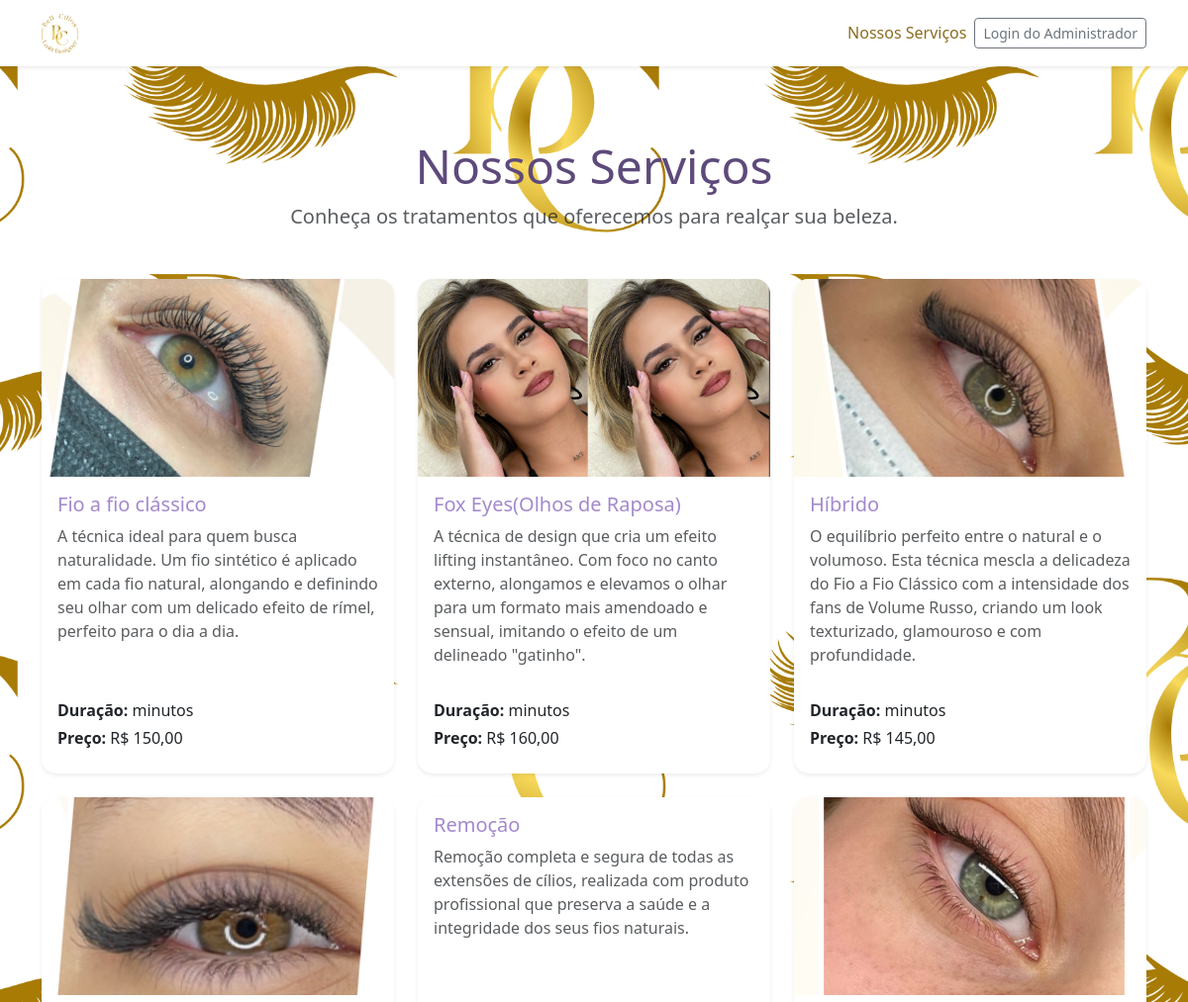
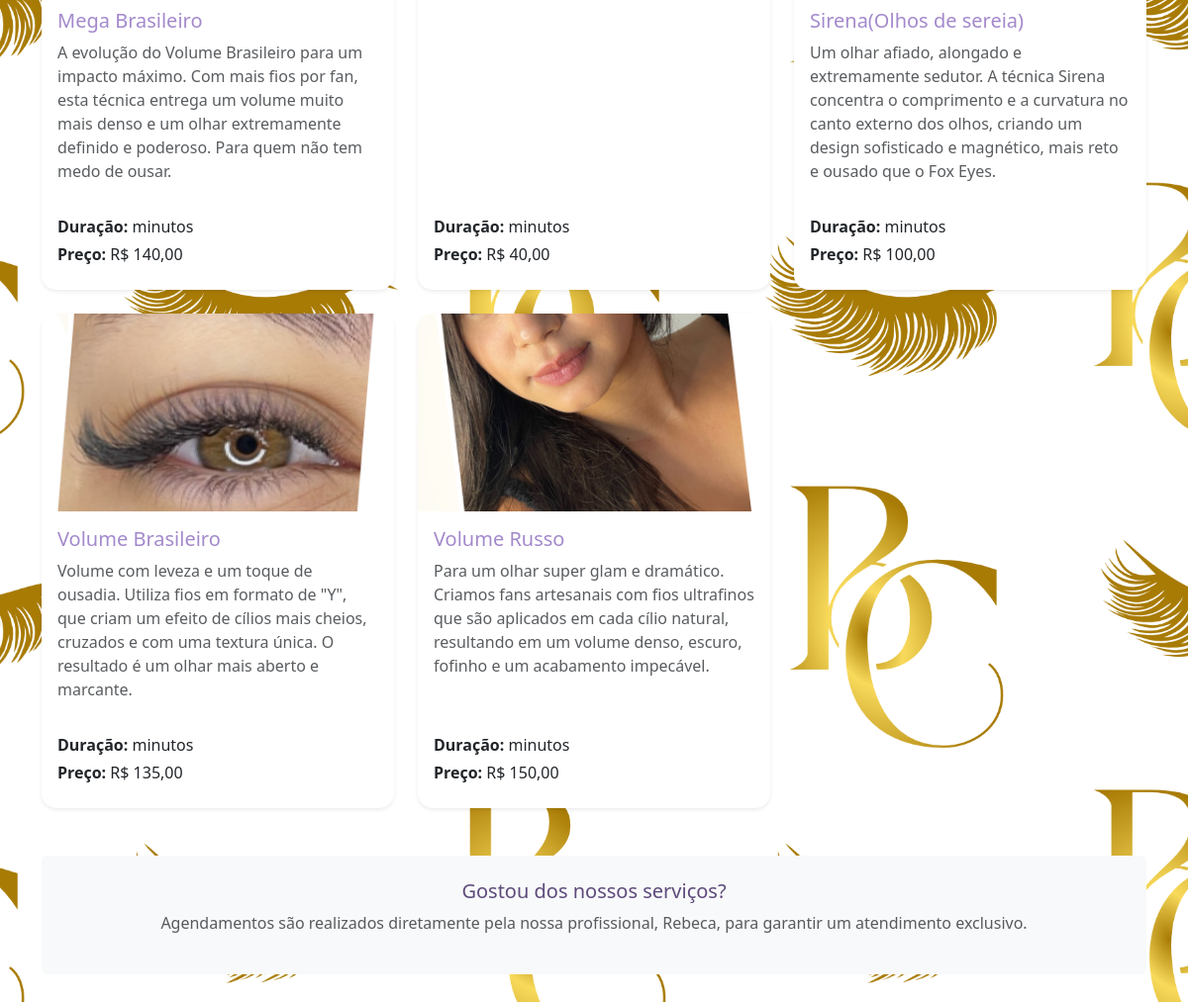
The page /servicos/ on the database its author committed (2 pictures, top to bottom).
### agendamentos/models.py (models this page shows, shortened)
class Servico(models.Model):
    nome = models.CharField(max_length=100)
    descricao = models.TextField()
    preco = models.DecimalField(max_digits=6, decimal_places=2)
    imagem = models.ImageField(upload_to='servicos/', blank=True, null=True, verbose_name="Imagem do Serviço")

### agendamentos/views.py (the view)
# urls.py: path('servicos/', agendamento_views.lista_servicos, name='lista_servicos'),
def lista_servicos(request):
    servicos = Servico.objects.all().order_by('nome')
    context = {'servicos': servicos}
    return render(request, 'agendamentos/lista_servicos.html', context)

### agendamentos/templates/agendamentos/lista_servicos.html
{% extends "agendamentos/base_publica.html" %}
{% block content %}
<div class="container mt-4 py-5">
    <div class="text-center mb-5">
        <h1 class="display-5" style="color: #5d4a7b; font-weight: 300;">Nossos Serviços</h1>
        <p class="lead text-muted">Conheça os tratamentos que oferecemos para realçar sua beleza.</p>
    </div>
    <div class="row row-cols-1 row-cols-md-2 row-cols-lg-3 g-4">
        {% for servico in servicos %}
        <div class="col">
            <div class="card h-100 shadow-sm" style="border-radius: 15px; border: none;">
                {% if servico.imagem %}
                    <img src="{{ servico.imagem.url }}" class="card-img-top" alt="{{ servico.nome }}" style="border-top-left-radius: 15px; border-top-right-radius: 15px; object-fit: cover; max-height: 200px;">
                {% endif %}
                <div class="card-body d-flex flex-column">
                    <h5 class="card-title" style="color: #a389cc;">{{ servico.nome }}</h5>
                    <p class="card-text text-muted flex-grow-1">{{ servico.descricao|default:"Descrição não disponível." }}</p>
                    <div class="mt-3">
                        <p class="mb-1"><strong>Duração:</strong> {{ servico.duracao }} minutos</p>
                        <p class="mb-2"><strong>Preço:</strong> R$ {{ servico.preco|floatformat:2 }}</p>
                    </div>
                </div>
            </div>
        </div>
        {% empty %}
        <div class="col-12">
            <p class="text-center text-muted">Nenhum serviço cadastrado no momento.</p>
        </div>
        {% endfor %}
    </div>
    <div class="text-center mt-5 p-4 rounded" style="background-color: #f8f9fa;">
        <p class="h5" style="color: #5d4a7b;">Gostou dos nossos serviços?</p>
        <p class="text-muted">Agendamentos são realizados diretamente pela nossa profissional, Rebeca, para garantir um atendimento exclusivo.</p>
    </div>
</div>
{% endblock %}

### rows shown on the page
Servico: imagem (picture), nome "Fio a fio clássico", descricao "A técnica ideal para quem busca naturalidade. Um fio sintético é aplicado em cada fio natural, alongando e definindo seu olhar com um delicado efeito de rímel, perfeito para o dia a dia.", preco "150,00"
Servico: imagem (picture), nome "Fox Eyes(Olhos de Raposa)", descricao "A técnica de design que cria um efeito lifting instantâneo. Com foco no canto externo, alongamos e elevamos o olhar para um formato mais amendoado e sensual, imitando o efeito de um delineado \"gatinho\".", preco "160,00"
Servico: imagem (picture), nome "Híbrido", descricao "O equilíbrio perfeito entre o natural e o volumoso. Esta técnica mescla a delicadeza do Fio a Fio Clássico com a intensidade dos fans de Volume Russo, criando um look texturizado, glamouroso e com profundidade.", preco "145,00"
Servico: imagem (picture), nome "Mega Brasileiro", descricao "A evolução do Volume Brasileiro para um impacto máximo. Com mais fios por fan, esta técnica entrega um volume muito mais denso e um olhar extremamente definido e poderoso. Para quem não tem medo de ousar.", preco "140,00"
Servico: nome "Remoção", descricao "Remoção completa e segura de todas as extensões de cílios, realizada com produto profissional que preserva a saúde e a integridade dos seus fios naturais.", preco "40,00"
Servico: imagem (picture), nome "Sirena(Olhos de sereia)", descricao "Um olhar afiado, alongado e extremamente sedutor. A técnica Sirena concentra o comprimento e a curvatura no canto externo dos olhos, criando um design sofisticado e magnético, mais reto e ousado que o Fox Eyes.", preco "100,00"
Servico: imagem (picture), nome "Volume Brasileiro", descricao "Volume com leveza e um toque de ousadia. Utiliza fios em formato de \"Y\", que criam um efeito de cílios mais cheios, cruzados e com uma textura única. O resultado é um olhar mais aberto e marcante.", preco "135,00"
Servico: imagem (picture), nome "Volume Russo", descricao "Para um olhar super glam e dramático. Criamos fans artesanais com fios ultrafinos que são aplicados em cada cílio natural, resultando em um volume denso, escuro, fofinho e um acabamento impecável.", preco "150,00"
